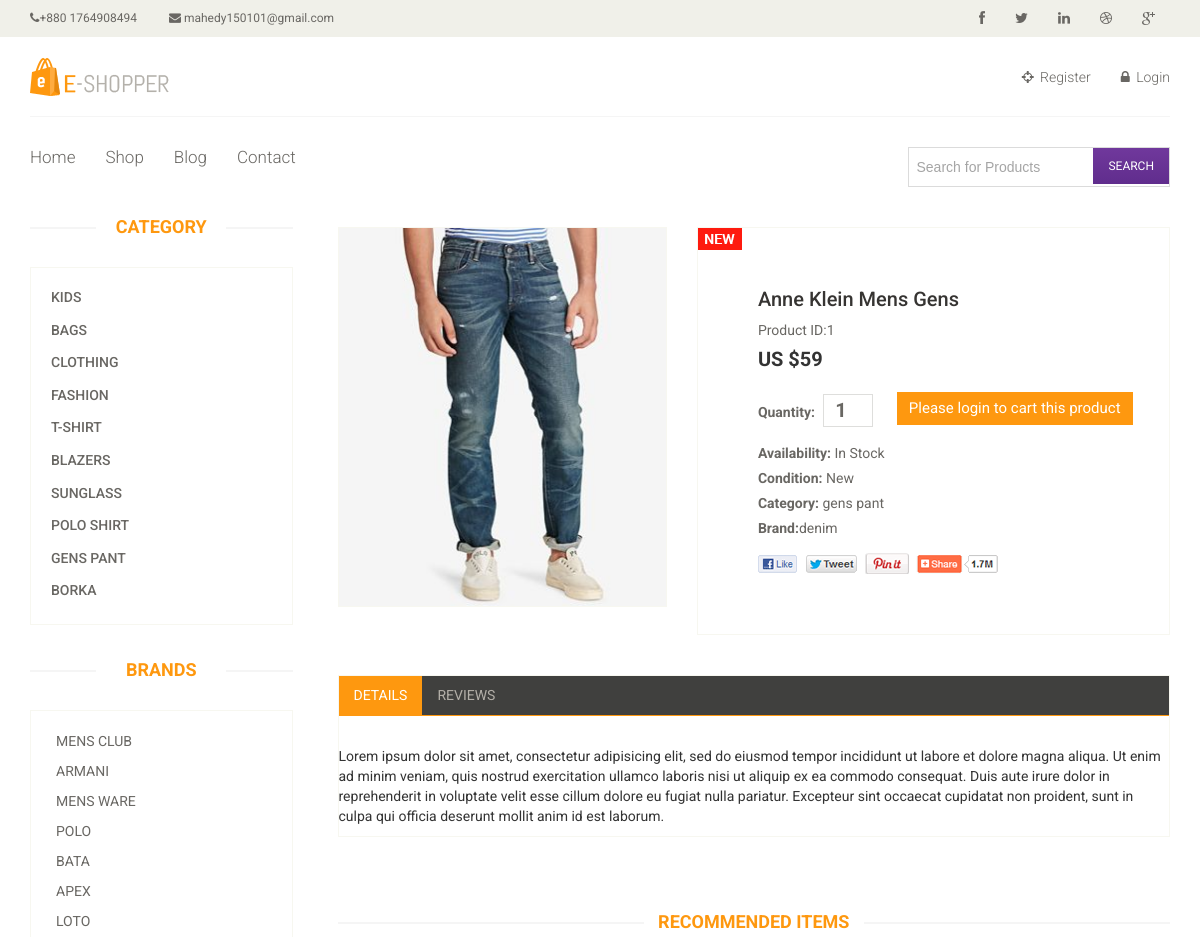
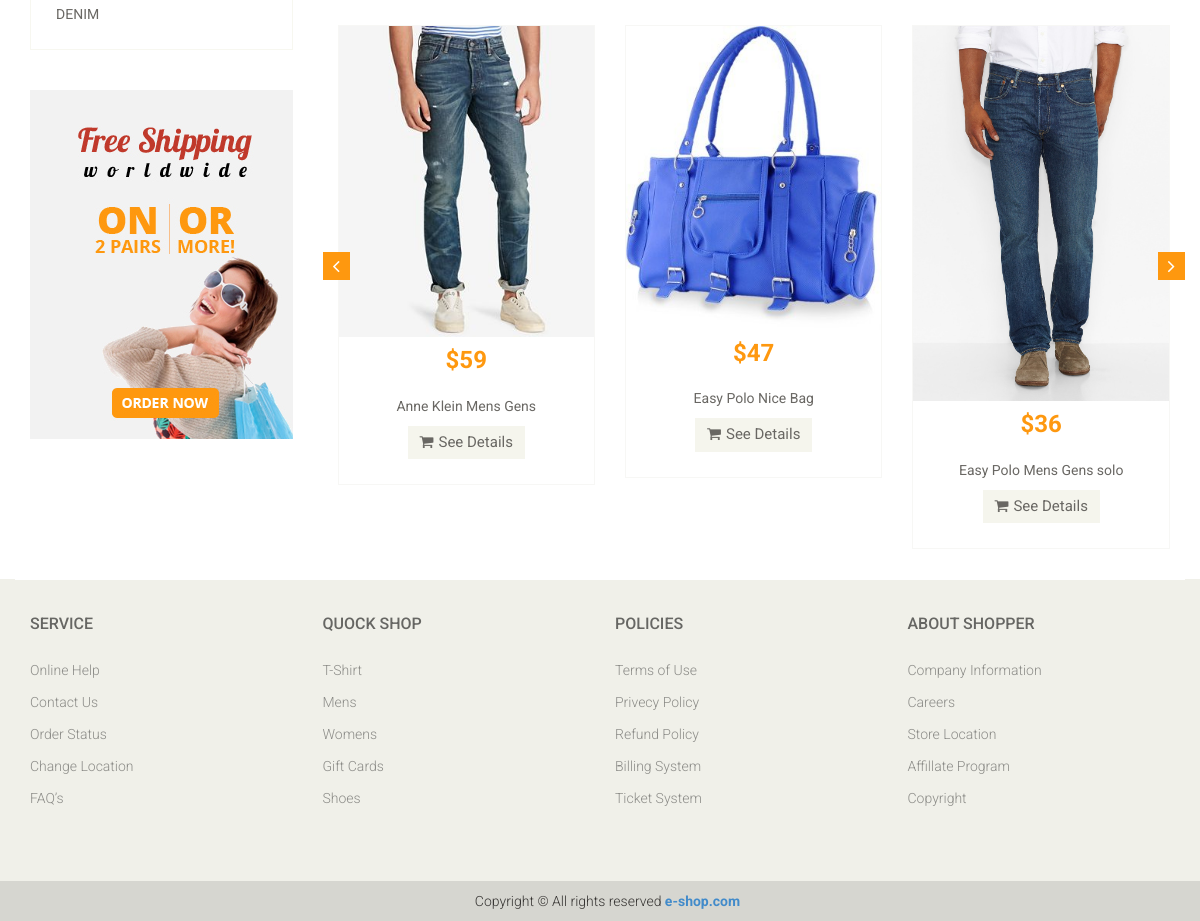
The app's page /details?seeProductId=1 with its own data (2 pictures, top to bottom).
### tables this page shows
CREATE TABLE `tbl_address` (
  `id` int(11) NOT NULL,
  `phone` varchar(32) NOT NULL,
  `email` varchar(32) NOT NULL
);

CREATE TABLE `tbl_category` (
  `id` int(11) NOT NULL,
  `cat_name` varchar(55) NOT NULL,
  `date` timestamp NOT NULL DEFAULT CURRENT_TIMESTAMP
);

CREATE TABLE `tbl_brand` (
  `id` int(11) NOT NULL,
  `brand_name` varchar(32) NOT NULL,
  `date` timestamp NOT NULL DEFAULT CURRENT_TIMESTAMP
);

CREATE TABLE `tbl_product` (
  `id` int(11) NOT NULL,
  `cat_id` int(11) NOT NULL,
  `brand_id` int(11) NOT NULL,
  `name` varchar(255) NOT NULL,
  `body` text NOT NULL,
  `price` float NOT NULL,
  `image` varchar(255) NOT NULL,
  `type` int(11) NOT NULL DEFAULT '0',
  `date` timestamp NOT NULL DEFAULT CURRENT_TIMESTAMP
);

### library/Database.php (called while the page is built, shortened)
<?php
Class Database{
	public $host   = DB_HOST;
	public $user   = DB_USER;
	public $pass   = DB_PASS;
	public $dbname = DB_NAME;
	public $link;
	private function connectDB(){
	$this->link = new mysqli($this->host, $this->user, $this->pass, $this->dbname);
     $this->link->query("set_character_setresults='utf8'");
     $this->link->set_charset("utf8");
   }
	public function select($query){
		$result = $this->link->query($query) or die($this->link->error.__LINE__);
		if($result->num_rows > 0){
			return $result;
		} else {
			return false;
		}
	}
}

### library/Session.php (called while the page is built, shortened)
<?php
class Session
{
	public static function get($key){
		if (isset($result)) {
			return $result;
		}else{
			return false;
		}
	}
}
?>

### classes/category.php (called while the page is built, shortened)
<?php
 $filepath = realpath(dirname(__FILE__));
 include_once ($filepath.'/../library/Database.php');
  class Category
  {
  	private $db;
  	function __construct()
  	{
  		$this->db = new Database();
  	}
    public function getCategoryName(){
       $query = "SELECT * FROM tbl_category";
              $result = $this->db->select($query);
               return $result;
    }
    public function getBrandsName(){
      $query = "SELECT * FROM tbl_brand";
              $result = $this->db->select($query);
               return $result;
    }
  }
?>

### classes/product.php (called while the page is built, shortened)
<?php
 $filepath = realpath(dirname(__FILE__));
 include_once($filepath.'/../library/Database.php');
  class Product
  {
  	private  $db;
  	function __construct()
  	{
  		$this->db = new Database();
  	}
    public function getSingleProductDetail($seeProductId){
    	$query = "select p.* , c.cat_name , b.brand_name
    	          from tbl_product as p , tbl_category as c , tbl_brand as b
    	          where p.cat_id = c.id
    	          and p.brand_id = b.id
    	          and p.id = '$seeProductId'";
    	          $result = $this->db->select($query);
    	          return $result;
     }
  }
?>

### details.php (the view, shortened to what this page needs)
<?php include('include/header.php'); ?>
	<section>
		<div class="container">
			<div class="row">
				<?php include('include/sidebar.php'); ?>
	   <?php
           if (isset($_GET["seeProductId"])){
            $seeProductId = preg_replace('/[^-a-zA-Z0-9_]/', '',$_GET['seeProductId']);
              }else{
              	echo "<script> window.location = '404'; </script>";
              }
            $getProduct = $product->getSingleProductDetail($seeProductId);
        ?>
				<div class="col-sm-9 padding-right">
					<?php
                      if ($getProduct) {
                      	while ($data = $getProduct->fetch_assoc()) {
					?>
					<div class="product-details">
						<div class="col-sm-5">
							<div class="view-product">
								<img src="admin/<?php echo $data['image'];?>" alt="" />
							</div>
						</div>
						<div class="col-sm-7">
							<div class="product-information">
								<img src="images/product-details/new.jpg" class="newarrival" alt="" />
								<h2><?php echo $data['name'];?></h2>
								<p>Product ID:<?php echo $data['id'];?></p>
								<strong style="font-size: 20px;">US $<?php echo $data['price'];?></strong> <br>
	<span>
<form action="" method="post">
	<label>Quantity:</label>
	<input type="Number" name="quantity" value="1" />
	<?php
      $login = Session::get("login");
      if ($login == false){
      	?>
          <a class="btn btn-fefault cart" href="login">
			Please login to cart this product
		 </a>
		<?php } ?>
</form>
	</span>							</span>
								<p><b>Availability:</b> In Stock</p>
								<p><b>Condition:</b> New</p>
								<p><b>Category:</b> <?php echo $data['cat_name'];?></p>
								<p><b>Brand:</b><?php echo $data['brand_name'];?></p>
								<a href=""><img src="images/product-details/share.png" class="share img-responsive"  alt="" /></a>
							</div>
						</div>
					</div>
			<div class="category-tab shop-details-tab">
						<div class="col-sm-12">
							<ul class="nav nav-tabs">
								<li class="active"><a href="#details" data-toggle="tab">Details</a></li>
								<li><a href="#reviews" data-toggle="tab">Reviews</a></li>
							</ul>
						</div>
						<div class="tab-content">
							<div class="tab-pane fade active in" id="details" >
                         	<div>
								<?php echo $data['body'];?>
							</div>
                 	   </div>
		<?php } } ?>
	</div>
</div>
	<div class="recommended_items">
		<h2 class="title text-center">recommended items</h2>					<div id="recommended-item-carousel" class="carousel slide" data-ride="carousel">
				<div class="carousel-inner">
					<div class="item active">
		 <?php
			 $query = "SELECT * FROM tbl_product order by rand() desc limit 3";
          	  $result = $db->select($query);
              if ($result) {
              	while ($data = $result->fetch_assoc()) {
           ?>
		<div class="col-sm-4">
			<div class="product-image-wrapper">
			<div class="single-products">
				<div class="productinfo text-center">
					<img src="admin/<?php echo $data['image'];?>" alt="" />
					<h2>$<?php echo $data['price'];?></h2>
					<p><?php echo $data['name'];?></p>
					<a href="details?seeProductId=<?php echo $data['id'];?>" class="btn btn-default add-to-cart"><i class="fa fa-shopping-cart"></i>See Details</a>
				</div>
			  </div>
			</div>
		</div>
		<?php } } ?>
	</div>
</div>
			 <a class="left recommended-item-control" href="#recommended-item-carousel" data-slide="prev">
				<i class="fa fa-angle-left"></i>
			  </a>
			  <a class="right recommended-item-control" href="#recommended-item-carousel" data-slide="next">
				<i class="fa fa-angle-right"></i>
			  </a>
		</div>
	</div>
				</div>
			</div>
		</div>
	</section>
<?php include('include/footer.php'); ?>

### include/header.php (shortened to what this page needs)
<?php
include'library/Session.php';
?>
<?php include'library/Database.php'; ?>
<?php include'classes/cart.php'; ?>
<?php include'classes/product.php'; ?>
<?php
     $db = new Database();
     $cart = new Cart();
     $product = new Product();
 ?>
<!DOCTYPE html>
<html lang="en">
<head>
    <link href="css/bootstrap.min.css" rel="stylesheet">
    <link href="css/font-awesome.min.css" rel="stylesheet">
    <link href="css/prettyPhoto.css" rel="stylesheet">
    <link href="css/price-range.css" rel="stylesheet">
    <link href="css/animate.css" rel="stylesheet">
	<link href="css/main.css" rel="stylesheet">
	<link href="css/responsive.css" rel="stylesheet">
</head>
     <?php
            $path = $_SERVER['SCRIPT_FILENAME'];
            $current_page = basename($path,'.php');
      ?>
<body>
	<header id="header">
		<div class="header_top">
			<div class="container">
				<div class="row">
					<div class="col-sm-6">
						<div class="contactinfo">
	 <?php
        $query  = "SELECT * FROM tbl_address";
        $result = $db->select($query);
         if ($result) {
          while ( $data = $result->fetch_assoc()) {
       ?>
							<ul class="nav nav-pills">
								<li><a href="#"><i class="fa fa-phone"></i><?php  echo $data['phone'];?></a></li>
								<li><a href="#"><i class="fa fa-envelope"></i> <?php  echo $data['email'];?> </a></li>
							</ul>
							<?php } } ?>
						</div>
					</div>
					<div class="col-sm-6">
						<div class="social-icons pull-right">
							<ul class="nav navbar-nav">
								<li><a href="#"><i class="fa fa-facebook"></i></a></li>
								<li><a href="#"><i class="fa fa-twitter"></i></a></li>
								<li><a href="#"><i class="fa fa-linkedin"></i></a></li>
								<li><a href="#"><i class="fa fa-dribbble"></i></a></li>
								<li><a href="#"><i class="fa fa-google-plus"></i></a></li>
							</ul>
						</div>
					</div>
				</div>
			</div>
		</div>
		<div class="header-middle">
			<div class="container">
				<div class="row">
					<div class="col-sm-4">
						<div class="logo pull-left">
							<a href="index.php"><img src="images/home/logo.png" alt="" /></a>
						</div>
					</div>
					<div class="col-sm-8">
						<div class="shop-menu pull-right">
							<ul class="nav navbar-nav">
                              <?php
                              $login = Session::get("login");
                              if ($login) {
                              ?>
                             <li><a
        <?php
		  if ($current_page == 'checkout')
		  	{ echo 'id="active"';
		  }
		 ?>
                             	href="checkout"><i class="fa fa-crosshairs"></i> Checkout</a></li>
                             <li><a
        <?php
		  if ($current_page == 'cart')
		  	{ echo 'id="active"';
		  }
		 ?>
                              href="cart"><i class="fa fa-shopping-cart"></i> Cart
                                 <?php
                                 $getData = $cart->checkcartRow();
                                   if ($getData) {
                                        $sum = Session::get("sum");
                                        $count = Session::get("count");
                                       if ($sum){
                                      	echo "$".$sum." - ".$count." item";
                                     }
                                   }else{
                                   	echo "(empty)";
                                   	 }
                                 ?>
                              </a></li>
                             <li><a
        <?php
		  if ($current_page == 'profile')
		  	{ echo 'id="active"';
		  }
		 ?>
                              href="profile"><i class="fa fa-user"></i> Account</a></li>
							 <li><a href="?userid=<?php echo Session::get("userId"); ?>"><i class="fa fa-lock"></i> Logout</a></li>
							 <?php } else { ?>
							  <li><a
		<?php
		  if ($current_page == 'login')
		  	{ echo 'id="active"';
		  }
		 ?>
		  href="login"><i class="fa fa-crosshairs"></i> Register</a></li>
                              <li><a href="login"><i class="fa fa-lock"></i> Login</a></li>
                              <?php } ?>
							</ul>
						</div>
					</div>
				</div>
			</div>
		</div>
		<div class="header-bottom">
			<div class="container">
				<div class="row">
					<div class="col-sm-9">
<div class="mainmenu pull-left">
<ul class="nav navbar-nav collapse navbar-collapse">
	<li><a
		<?php
		  if ($current_page == 'index')
		  	{ echo 'id="active"';
		  }
		  ?>
	     href="index">Home</a></li>
	<li><a
		 <?php
		  if ($current_page == 'shop')
		  	{ echo 'id="active"';
		  }
		  ?>
		href="shop">Shop</a></li>
	<li><a
		<?php
		  if ($current_page == 'blog')
		  	{ echo 'id="active"';
		  }
		  ?>
      href="blog">Blog</a></li>
	<li><a
      <?php
		  if ($current_page == 'contact')
		  	{ echo 'id="active"';
		  }
	   ?>
	 href="contact">Contact</a></li>
</ul>
</div>
</div>
		<div class="col-sm-3">
			   <div class="search">
				    <form action="search.php" method="get">
				    	<input type="text" value="Search for Products" onfocus="this.value = '';" onblur="if (this.value == '') {this.value = 'Search for products';}" name="search">
				    	<input type="submit" value="SEARCH">
				    </form>
			    </div>
		</div>
				</div>
			</div>
		</div>
	</header>

### include/sidebar.php
<?php include('classes/category.php'); ?>
<div class="col-sm-3">
					<div class="left-sidebar">
						<h2>Category</h2>
						<div class="panel-group category-products" id="accordian">
					<?php
					      $cat = new Category();
                          $category = $cat->getCategoryName();
                          if($category){
                          	while ( $data = $category->fetch_assoc()) {
					?>
							<div class="panel panel-default">
								<div class="panel-heading">
<h4 class="panel-title"><a href="categoryproduct?cat_id=<?php echo $data['id']; ?>"><?php echo $data['cat_name']; ?></a></h4>
			                  </div>
							</div>
							<?php } } ?>
						</div>
						<div class="brands_products">
							<h2>Brands</h2>
							<div class="brands-name">
					<?php
					      $cat = new Category();
                          $brand = $cat->getBrandsName();
                          if($brand){
                          	while ( $data = $brand->fetch_assoc()) {
					?>
								<ul class="nav nav-pills nav-stacked">
									<li><a href="brandproduct?brand_id=<?php echo $data['id']; ?>""><?php echo $data['brand_name']; ?></a></li>
								</ul>
						<?php } } ?>
						</div>
					</div>
<div class="shipping text-center">
					<img src="images/home/shipping.jpg" alt="" />
				</div>
					</div>
				</div>

### include/header.php (style rules this page uses)
.search { float:left; border: 1px solid #DBDBDB; position:relative; width:100%; }
.search input[type="text"] { width:74%; padding:9px 8px; outline:none; border:none; background:none; font-size:14px; color:#a5a5a5; font-family:Arial; outline:none; margin:0; }
.search input[type="submit"] { border:none; cursor:pointer; color:#FFF; font-size:12px; padding:10px 15px; height: 36px; margin:0; background: -webkit-gradient(linear,left top,left bottom,from(#70389C),to(#602D8D)); background: -moz-linear-gradient(top,#70389C,#602D8D); background: -o-linear-gradient(top,#70389C,#602D8D); background: -ms-linear-gradient(top,#70389C,#602D8D); -webkit-transition: all .9s; -moz-transition: all .9s; -o-transition: all .9s; -ms-transition: all .9s; transition: all .9s; position:absolute; right:0; top:0; }

### records on screen
tbl_address: phone "+880 1764908494", email "mahedy150101@gmail.com"
tbl_category: cat_name "KIDS"
tbl_category: cat_name "BAGS"
tbl_category: cat_name "CLOTHING"
tbl_category: cat_name "FASHION"
tbl_category: cat_name "T-SHIRT"
tbl_category: cat_name "BLAZERS"
tbl_category: cat_name "SUNGLASS"
tbl_category: cat_name "POLO SHIRT"
tbl_category: cat_name "GENS PANT"
tbl_category: cat_name "BORKA"
tbl_brand: brand_name "MENS CLUB"
tbl_brand: brand_name "ARMANI"
tbl_brand: brand_name "MENS WARE"
tbl_brand: brand_name "POLO"
tbl_brand: brand_name "BATA"
tbl_brand: brand_name "APEX"
tbl_brand: brand_name "LOTO"
tbl_brand: brand_name "DENIM"
tbl_product: image (picture), name "Anne Klein Mens Gens", id "1", price "59", tbl_category.cat_name "gens pant", brand.brand_name "denim", body "Lorem ipsum dolor sit amet, consectetur adipisicing elit, sed do eiusmod tempor incididunt ut labore et dolore magna aliqua. Ut enim ad minim veniam, quis nostrud exercitation ullamco laboris nisi ut aliquip ex ea commodo consequat. Duis aute irure dolor in reprehenderit in voluptate velit esse cillum dolore eu fugiat nulla pariatur. Excepteur sint occaecat cupidatat non proident, sunt in culpa qui officia deserunt mollit anim id est laborum."
tbl_product: image (picture), price "47", name "Easy Polo Nice Bag"
tbl_product: image (picture), price "36", name "Easy Polo Mens Gens solo"
